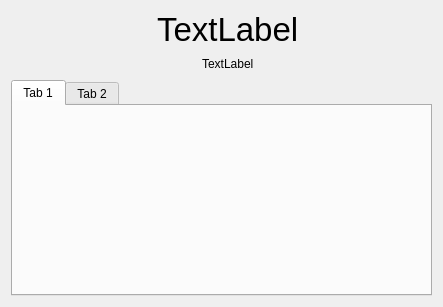
<?xml version="1.0" encoding="UTF-8"?>
<ui version="4.0">
 <class>AboutDialog</class>
 <widget class="QDialog" name="AboutDialog">
  <property name="windowModality">
   <enum>Qt::WindowModal</enum>
  </property>
  <property name="geometry">
   <rect>
    <x>0</x>
    <y>0</y>
    <width>443</width>
    <height>307</height>
   </rect>
  </property>
  <property name="sizePolicy">
   <sizepolicy hsizetype="Fixed" vsizetype="Fixed">
    <horstretch>0</horstretch>
    <verstretch>0</verstretch>
   </sizepolicy>
  </property>
  <property name="minimumSize">
   <size>
    <width>443</width>
    <height>307</height>
   </size>
  </property>
  <property name="windowTitle">
   <string>Dialog</string>
  </property>
  <property name="sizeGripEnabled">
   <bool>false</bool>
  </property>
  <property name="modal">
   <bool>true</bool>
  </property>
  <layout class="QVBoxLayout" name="verticalLayout_2">
   <item>
    <layout class="QHBoxLayout" name="horizontalLayout_3">
     <item>
      <widget class="QLabel" name="lblIcon">
       <property name="text">
        <string/>
       </property>
       <property name="pixmap">
        <pixmap resource="icons.qrc">:/toolbar/icons/icon.svg</pixmap>
       </property>
      </widget>
     </item>
     <item>
      <layout class="QVBoxLayout" name="verticalLayout">
       <item>
        <layout class="QHBoxLayout" name="horizontalLayout_2">
         <item>
          <spacer name="horizontalSpacer_3">
           <property name="orientation">
            <enum>Qt::Horizontal</enum>
           </property>
           <property name="sizeHint" stdset="0">
            <size>
             <width>40</width>
             <height>20</height>
            </size>
           </property>
          </spacer>
         </item>
         <item>
          <widget class="QLabel" name="lblName">
           <property name="font">
            <font>
             <pointsize>25</pointsize>
            </font>
           </property>
           <property name="text">
            <string>TextLabel</string>
           </property>
          </widget>
         </item>
         <item>
          <spacer name="horizontalSpacer_4">
           <property name="orientation">
            <enum>Qt::Horizontal</enum>
           </property>
           <property name="sizeHint" stdset="0">
            <size>
             <width>40</width>
             <height>20</height>
            </size>
           </property>
          </spacer>
         </item>
        </layout>
       </item>
       <item>
        <layout class="QHBoxLayout" name="horizontalLayout">
         <item>
          <spacer name="horizontalSpacer">
           <property name="orientation">
            <enum>Qt::Horizontal</enum>
           </property>
           <property name="sizeHint" stdset="0">
            <size>
             <width>40</width>
             <height>20</height>
            </size>
           </property>
          </spacer>
         </item>
         <item>
          <widget class="QLabel" name="lblVersion">
           <property name="text">
            <string>TextLabel</string>
           </property>
          </widget>
         </item>
         <item>
          <spacer name="horizontalSpacer_2">
           <property name="orientation">
            <enum>Qt::Horizontal</enum>
           </property>
           <property name="sizeHint" stdset="0">
            <size>
             <width>40</width>
             <height>20</height>
            </size>
           </property>
          </spacer>
         </item>
        </layout>
       </item>
      </layout>
     </item>
    </layout>
   </item>
   <item>
    <widget class="QTabWidget" name="tabWidget">
     <widget class="QWidget" name="tab">
      <attribute name="title">
       <string>Tab 1</string>
      </attribute>
     </widget>
     <widget class="QWidget" name="tab_2">
      <attribute name="title">
       <string>Tab 2</string>
      </attribute>
     </widget>
    </widget>
   </item>
  </layout>
 </widget>
 <resources>
  <include location="icons.qrc"/>
 </resources>
 <connections/>
</ui>
